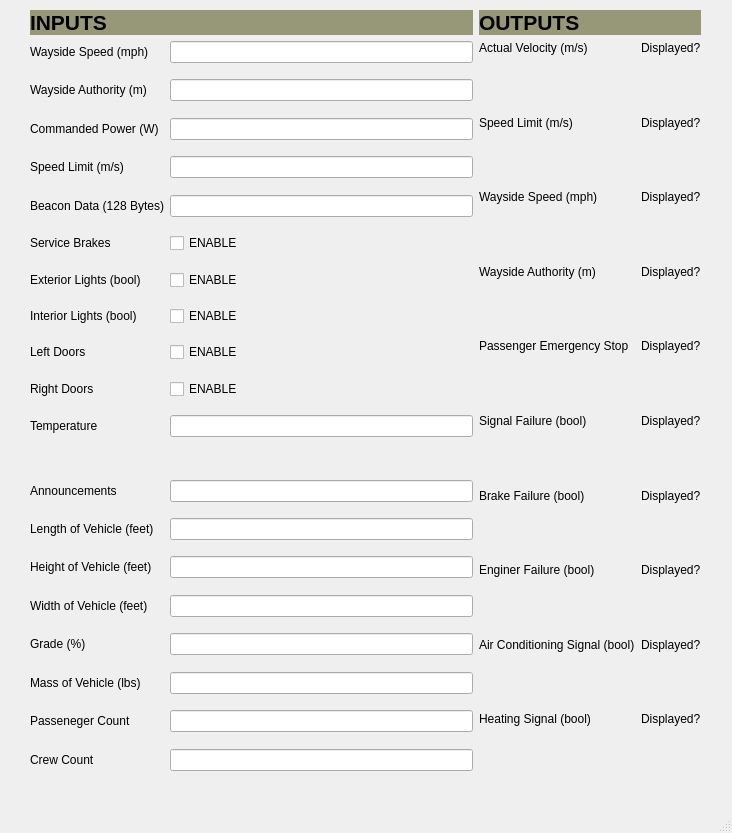
<?xml version="1.0" encoding="UTF-8"?>
<ui version="4.0">
 <class>MainWindow</class>
 <widget class="QMainWindow" name="MainWindow">
  <property name="geometry">
   <rect>
    <x>0</x>
    <y>0</y>
    <width>732</width>
    <height>833</height>
   </rect>
  </property>
  <property name="windowTitle">
   <string>MainWindow</string>
  </property>
  <widget class="QWidget" name="centralwidget">
   <widget class="QWidget" name="gridLayoutWidget">
    <property name="geometry">
     <rect>
      <x>30</x>
      <y>10</y>
      <width>671</width>
      <height>771</height>
     </rect>
    </property>
    <layout class="QGridLayout" name="gridLayout">
     <item row="1" column="1">
      <layout class="QFormLayout" name="Outputs">
       <item row="0" column="0">
        <widget class="QLabel" name="ActualVelocityLabel">
         <property name="text">
          <string>Actual Velocity (m/s)</string>
         </property>
        </widget>
       </item>
       <item row="1" column="0">
        <spacer name="verticalSpacer_13">
         <property name="orientation">
          <enum>Qt::Vertical</enum>
         </property>
         <property name="sizeHint" stdset="0">
          <size>
           <width>20</width>
           <height>40</height>
          </size>
         </property>
        </spacer>
       </item>
       <item row="2" column="0">
        <widget class="QLabel" name="SpeedLimitLabel_2">
         <property name="text">
          <string>Speed Limit (m/s)</string>
         </property>
        </widget>
       </item>
       <item row="3" column="0">
        <spacer name="verticalSpacer_14">
         <property name="orientation">
          <enum>Qt::Vertical</enum>
         </property>
         <property name="sizeHint" stdset="0">
          <size>
           <width>20</width>
           <height>40</height>
          </size>
         </property>
        </spacer>
       </item>
       <item row="4" column="0">
        <widget class="QLabel" name="WaysideSpeedLabel_2">
         <property name="text">
          <string>Wayside Speed (mph)</string>
         </property>
        </widget>
       </item>
       <item row="5" column="0">
        <spacer name="verticalSpacer_15">
         <property name="orientation">
          <enum>Qt::Vertical</enum>
         </property>
         <property name="sizeHint" stdset="0">
          <size>
           <width>20</width>
           <height>40</height>
          </size>
         </property>
        </spacer>
       </item>
       <item row="6" column="0">
        <widget class="QLabel" name="WaysideAuthorityLabel_2">
         <property name="text">
          <string>Wayside Authority (m)</string>
         </property>
        </widget>
       </item>
       <item row="7" column="0">
        <spacer name="verticalSpacer_16">
         <property name="orientation">
          <enum>Qt::Vertical</enum>
         </property>
         <property name="sizeHint" stdset="0">
          <size>
           <width>20</width>
           <height>40</height>
          </size>
         </property>
        </spacer>
       </item>
       <item row="8" column="0">
        <widget class="QLabel" name="PEmergencyStopLabel">
         <property name="text">
          <string>Passenger Emergency Stop</string>
         </property>
        </widget>
       </item>
       <item row="9" column="0">
        <spacer name="verticalSpacer_17">
         <property name="orientation">
          <enum>Qt::Vertical</enum>
         </property>
         <property name="sizeHint" stdset="0">
          <size>
           <width>20</width>
           <height>40</height>
          </size>
         </property>
        </spacer>
       </item>
       <item row="10" column="0">
        <widget class="QLabel" name="SignalFailureLabel">
         <property name="text">
          <string>Signal Failure (bool)</string>
         </property>
        </widget>
       </item>
       <item row="11" column="0">
        <spacer name="verticalSpacer_18">
         <property name="orientation">
          <enum>Qt::Vertical</enum>
         </property>
         <property name="sizeHint" stdset="0">
          <size>
           <width>20</width>
           <height>40</height>
          </size>
         </property>
        </spacer>
       </item>
       <item row="12" column="0">
        <widget class="QLabel" name="BrakeFailureLabel">
         <property name="text">
          <string>Brake Failure (bool)</string>
         </property>
        </widget>
       </item>
       <item row="13" column="0">
        <spacer name="verticalSpacer_19">
         <property name="orientation">
          <enum>Qt::Vertical</enum>
         </property>
         <property name="sizeHint" stdset="0">
          <size>
           <width>20</width>
           <height>40</height>
          </size>
         </property>
        </spacer>
       </item>
       <item row="14" column="0">
        <widget class="QLabel" name="EngineFailureLabel">
         <property name="text">
          <string>Enginer Failure (bool)</string>
         </property>
        </widget>
       </item>
       <item row="15" column="0">
        <spacer name="verticalSpacer_20">
         <property name="orientation">
          <enum>Qt::Vertical</enum>
         </property>
         <property name="sizeHint" stdset="0">
          <size>
           <width>20</width>
           <height>40</height>
          </size>
         </property>
        </spacer>
       </item>
       <item row="16" column="0">
        <widget class="QLabel" name="ACSignalLabel">
         <property name="text">
          <string>Air Conditioning Signal (bool)</string>
         </property>
        </widget>
       </item>
       <item row="17" column="0">
        <spacer name="verticalSpacer_21">
         <property name="orientation">
          <enum>Qt::Vertical</enum>
         </property>
         <property name="sizeHint" stdset="0">
          <size>
           <width>20</width>
           <height>40</height>
          </size>
         </property>
        </spacer>
       </item>
       <item row="18" column="0">
        <widget class="QLabel" name="HeatingSignalLabel">
         <property name="text">
          <string>Heating Signal (bool)</string>
         </property>
        </widget>
       </item>
       <item row="19" column="0">
        <spacer name="verticalSpacer_22">
         <property name="orientation">
          <enum>Qt::Vertical</enum>
         </property>
         <property name="sizeHint" stdset="0">
          <size>
           <width>20</width>
           <height>40</height>
          </size>
         </property>
        </spacer>
       </item>
       <item row="0" column="1">
        <widget class="QLabel" name="ActualVelocity">
         <property name="text">
          <string>Displayed?</string>
         </property>
        </widget>
       </item>
       <item row="2" column="1">
        <widget class="QLabel" name="SpeedLimit_2">
         <property name="text">
          <string>Displayed?</string>
         </property>
        </widget>
       </item>
       <item row="4" column="1">
        <widget class="QLabel" name="WaysideSpeed_2">
         <property name="text">
          <string>Displayed?</string>
         </property>
        </widget>
       </item>
       <item row="6" column="1">
        <widget class="QLabel" name="WaysideAuthority_2">
         <property name="text">
          <string>Displayed?</string>
         </property>
        </widget>
       </item>
       <item row="8" column="1">
        <widget class="QLabel" name="PEmergencyStop">
         <property name="text">
          <string>Displayed?</string>
         </property>
        </widget>
       </item>
       <item row="10" column="1">
        <widget class="QLabel" name="SignalFailure">
         <property name="text">
          <string>Displayed?</string>
         </property>
        </widget>
       </item>
       <item row="12" column="1">
        <widget class="QLabel" name="BrakeFailure">
         <property name="text">
          <string>Displayed?</string>
         </property>
        </widget>
       </item>
       <item row="14" column="1">
        <widget class="QLabel" name="EngineFailure">
         <property name="text">
          <string>Displayed?</string>
         </property>
        </widget>
       </item>
       <item row="16" column="1">
        <widget class="QLabel" name="ACSignal">
         <property name="text">
          <string>Displayed?</string>
         </property>
        </widget>
       </item>
       <item row="18" column="1">
        <widget class="QLabel" name="HeatingSignal">
         <property name="text">
          <string>Displayed?</string>
         </property>
        </widget>
       </item>
      </layout>
     </item>
     <item row="0" column="1">
      <widget class="QLabel" name="OUTPUTS">
       <property name="font">
        <font>
         <pointsize>16</pointsize>
         <weight>75</weight>
         <bold>true</bold>
        </font>
       </property>
       <property name="styleSheet">
        <string notr="true">background-color: rgb(151, 152, 119);</string>
       </property>
       <property name="text">
        <string>OUTPUTS</string>
       </property>
      </widget>
     </item>
     <item row="1" column="0">
      <layout class="QFormLayout" name="Inputs">
       <item row="0" column="0">
        <widget class="QLabel" name="WaysideSpeedLabel">
         <property name="text">
          <string>Wayside Speed (mph)</string>
         </property>
        </widget>
       </item>
       <item row="0" column="1">
        <widget class="QLineEdit" name="WaysideSpeed"/>
       </item>
       <item row="1" column="0">
        <spacer name="verticalSpacer">
         <property name="orientation">
          <enum>Qt::Vertical</enum>
         </property>
         <property name="sizeHint" stdset="0">
          <size>
           <width>20</width>
           <height>40</height>
          </size>
         </property>
        </spacer>
       </item>
       <item row="2" column="0">
        <widget class="QLabel" name="WaysideAuthorityLabel">
         <property name="text">
          <string>Wayside Authority (m)</string>
         </property>
        </widget>
       </item>
       <item row="2" column="1">
        <widget class="QLineEdit" name="WaysideAuthority"/>
       </item>
       <item row="3" column="0">
        <spacer name="verticalSpacer_2">
         <property name="orientation">
          <enum>Qt::Vertical</enum>
         </property>
         <property name="sizeHint" stdset="0">
          <size>
           <width>20</width>
           <height>40</height>
          </size>
         </property>
        </spacer>
       </item>
       <item row="4" column="0">
        <widget class="QLabel" name="CommandedPowerLabel">
         <property name="text">
          <string>Commanded Power (W)</string>
         </property>
        </widget>
       </item>
       <item row="4" column="1">
        <widget class="QLineEdit" name="CommandedPower"/>
       </item>
       <item row="5" column="0">
        <spacer name="verticalSpacer_5">
         <property name="orientation">
          <enum>Qt::Vertical</enum>
         </property>
         <property name="sizeHint" stdset="0">
          <size>
           <width>20</width>
           <height>40</height>
          </size>
         </property>
        </spacer>
       </item>
       <item row="6" column="0">
        <widget class="QLabel" name="SpeedLimitLabel">
         <property name="text">
          <string>Speed Limit (m/s)</string>
         </property>
        </widget>
       </item>
       <item row="6" column="1">
        <widget class="QLineEdit" name="SpeedLimit"/>
       </item>
       <item row="7" column="0">
        <spacer name="verticalSpacer_8">
         <property name="orientation">
          <enum>Qt::Vertical</enum>
         </property>
         <property name="sizeHint" stdset="0">
          <size>
           <width>20</width>
           <height>40</height>
          </size>
         </property>
        </spacer>
       </item>
       <item row="8" column="1">
        <widget class="QLineEdit" name="BeaconData"/>
       </item>
       <item row="9" column="0">
        <spacer name="verticalSpacer_7">
         <property name="orientation">
          <enum>Qt::Vertical</enum>
         </property>
         <property name="sizeHint" stdset="0">
          <size>
           <width>20</width>
           <height>40</height>
          </size>
         </property>
        </spacer>
       </item>
       <item row="12" column="0">
        <widget class="QLabel" name="ExtLightsLabel">
         <property name="text">
          <string>Exterior Lights (bool)</string>
         </property>
        </widget>
       </item>
       <item row="12" column="1">
        <widget class="QCheckBox" name="ExtLights">
         <property name="text">
          <string>ENABLE</string>
         </property>
        </widget>
       </item>
       <item row="13" column="0">
        <spacer name="verticalSpacer_6">
         <property name="orientation">
          <enum>Qt::Vertical</enum>
         </property>
         <property name="sizeHint" stdset="0">
          <size>
           <width>20</width>
           <height>40</height>
          </size>
         </property>
        </spacer>
       </item>
       <item row="14" column="0">
        <widget class="QLabel" name="IntLightsLabel">
         <property name="text">
          <string>Interior Lights (bool)</string>
         </property>
        </widget>
       </item>
       <item row="14" column="1">
        <widget class="QCheckBox" name="IntLights">
         <property name="text">
          <string>ENABLE</string>
         </property>
        </widget>
       </item>
       <item row="15" column="0">
        <spacer name="verticalSpacer_9">
         <property name="orientation">
          <enum>Qt::Vertical</enum>
         </property>
         <property name="sizeHint" stdset="0">
          <size>
           <width>20</width>
           <height>40</height>
          </size>
         </property>
        </spacer>
       </item>
       <item row="16" column="0">
        <widget class="QLabel" name="LeftDoorsLabel">
         <property name="text">
          <string>Left Doors</string>
         </property>
        </widget>
       </item>
       <item row="17" column="0">
        <spacer name="verticalSpacer_10">
         <property name="orientation">
          <enum>Qt::Vertical</enum>
         </property>
         <property name="sizeHint" stdset="0">
          <size>
           <width>20</width>
           <height>40</height>
          </size>
         </property>
        </spacer>
       </item>
       <item row="18" column="0">
        <widget class="QLabel" name="RightDoorsLabel">
         <property name="text">
          <string>Right Doors</string>
         </property>
        </widget>
       </item>
       <item row="19" column="0">
        <spacer name="verticalSpacer_11">
         <property name="orientation">
          <enum>Qt::Vertical</enum>
         </property>
         <property name="sizeHint" stdset="0">
          <size>
           <width>20</width>
           <height>40</height>
          </size>
         </property>
        </spacer>
       </item>
       <item row="22" column="0" colspan="2">
        <spacer name="horizontalSpacer">
         <property name="orientation">
          <enum>Qt::Horizontal</enum>
         </property>
         <property name="sizeHint" stdset="0">
          <size>
           <width>40</width>
           <height>20</height>
          </size>
         </property>
        </spacer>
       </item>
       <item row="23" column="0">
        <widget class="QLabel" name="AnnounementsLabel">
         <property name="text">
          <string>Announcements</string>
         </property>
        </widget>
       </item>
       <item row="23" column="1">
        <widget class="QLineEdit" name="Announcements"/>
       </item>
       <item row="24" column="0">
        <spacer name="verticalSpacer_29">
         <property name="orientation">
          <enum>Qt::Vertical</enum>
         </property>
         <property name="sizeHint" stdset="0">
          <size>
           <width>20</width>
           <height>40</height>
          </size>
         </property>
        </spacer>
       </item>
       <item row="25" column="0">
        <widget class="QLabel" name="LengthVehicleLabel">
         <property name="text">
          <string>Length of Vehicle (feet)</string>
         </property>
        </widget>
       </item>
       <item row="25" column="1">
        <widget class="QLineEdit" name="LengthVehicle"/>
       </item>
       <item row="26" column="0">
        <spacer name="verticalSpacer_12">
         <property name="orientation">
          <enum>Qt::Vertical</enum>
         </property>
         <property name="sizeHint" stdset="0">
          <size>
           <width>20</width>
           <height>40</height>
          </size>
         </property>
        </spacer>
       </item>
       <item row="27" column="0">
        <widget class="QLabel" name="HeightVehicleLabel">
         <property name="text">
          <string>Height of Vehicle (feet)</string>
         </property>
        </widget>
       </item>
       <item row="27" column="1">
        <widget class="QLineEdit" name="HeightVehicle"/>
       </item>
       <item row="28" column="0">
        <spacer name="verticalSpacer_23">
         <property name="orientation">
          <enum>Qt::Vertical</enum>
         </property>
         <property name="sizeHint" stdset="0">
          <size>
           <width>20</width>
           <height>40</height>
          </size>
         </property>
        </spacer>
       </item>
       <item row="29" column="0">
        <widget class="QLabel" name="WidthVehicleLabel">
         <property name="text">
          <string>Width of Vehicle (feet)</string>
         </property>
        </widget>
       </item>
       <item row="29" column="1">
        <widget class="QLineEdit" name="WidthVehicle"/>
       </item>
       <item row="30" column="0">
        <spacer name="verticalSpacer_24">
         <property name="orientation">
          <enum>Qt::Vertical</enum>
         </property>
         <property name="sizeHint" stdset="0">
          <size>
           <width>20</width>
           <height>40</height>
          </size>
         </property>
        </spacer>
       </item>
       <item row="31" column="0">
        <widget class="QLabel" name="GradePercentLabel">
         <property name="text">
          <string>Grade (%)</string>
         </property>
        </widget>
       </item>
       <item row="31" column="1">
        <widget class="QLineEdit" name="GradePercent"/>
       </item>
       <item row="32" column="0">
        <spacer name="verticalSpacer_25">
         <property name="orientation">
          <enum>Qt::Vertical</enum>
         </property>
         <property name="sizeHint" stdset="0">
          <size>
           <width>20</width>
           <height>40</height>
          </size>
         </property>
        </spacer>
       </item>
       <item row="33" column="0">
        <widget class="QLabel" name="MassVehicleLabel">
         <property name="text">
          <string>Mass of Vehicle (lbs)</string>
         </property>
        </widget>
       </item>
       <item row="33" column="1">
        <widget class="QLineEdit" name="MassVehicle"/>
       </item>
       <item row="34" column="0">
        <spacer name="verticalSpacer_26">
         <property name="orientation">
          <enum>Qt::Vertical</enum>
         </property>
         <property name="sizeHint" stdset="0">
          <size>
           <width>20</width>
           <height>40</height>
          </size>
         </property>
        </spacer>
       </item>
       <item row="35" column="0">
        <widget class="QLabel" name="PassengerCountLabel">
         <property name="text">
          <string>Passeneger Count</string>
         </property>
        </widget>
       </item>
       <item row="35" column="1">
        <widget class="QLineEdit" name="PassengerCount"/>
       </item>
       <item row="36" column="0">
        <spacer name="verticalSpacer_27">
         <property name="orientation">
          <enum>Qt::Vertical</enum>
         </property>
         <property name="sizeHint" stdset="0">
          <size>
           <width>20</width>
           <height>40</height>
          </size>
         </property>
        </spacer>
       </item>
       <item row="37" column="0">
        <widget class="QLabel" name="CrewCountLabel">
         <property name="text">
          <string>Crew Count</string>
         </property>
        </widget>
       </item>
       <item row="37" column="1">
        <widget class="QLineEdit" name="CrewCount"/>
       </item>
       <item row="38" column="0">
        <spacer name="verticalSpacer_28">
         <property name="orientation">
          <enum>Qt::Vertical</enum>
         </property>
         <property name="sizeHint" stdset="0">
          <size>
           <width>20</width>
           <height>40</height>
          </size>
         </property>
        </spacer>
       </item>
       <item row="8" column="0">
        <widget class="QLabel" name="BeaconDataLabel">
         <property name="text">
          <string>Beacon Data (128 Bytes)</string>
         </property>
        </widget>
       </item>
       <item row="16" column="1">
        <widget class="QCheckBox" name="LeftDoors">
         <property name="text">
          <string>ENABLE</string>
         </property>
        </widget>
       </item>
       <item row="18" column="1">
        <widget class="QCheckBox" name="RightDoors">
         <property name="text">
          <string>ENABLE</string>
         </property>
        </widget>
       </item>
       <item row="10" column="0">
        <widget class="QLabel" name="ServiceBrakesLabel">
         <property name="text">
          <string>Service Brakes</string>
         </property>
        </widget>
       </item>
       <item row="10" column="1">
        <widget class="QCheckBox" name="ServiceBrakes">
         <property name="text">
          <string>ENABLE</string>
         </property>
        </widget>
       </item>
       <item row="11" column="0">
        <spacer name="verticalSpacer_30">
         <property name="orientation">
          <enum>Qt::Vertical</enum>
         </property>
         <property name="sizeHint" stdset="0">
          <size>
           <width>20</width>
           <height>40</height>
          </size>
         </property>
        </spacer>
       </item>
       <item row="20" column="0">
        <widget class="QLabel" name="TemperatureLabel">
         <property name="text">
          <string>Temperature</string>
         </property>
        </widget>
       </item>
       <item row="20" column="1">
        <widget class="QLineEdit" name="Temperature"/>
       </item>
       <item row="21" column="0">
        <spacer name="verticalSpacer_31">
         <property name="orientation">
          <enum>Qt::Vertical</enum>
         </property>
         <property name="sizeHint" stdset="0">
          <size>
           <width>20</width>
           <height>40</height>
          </size>
         </property>
        </spacer>
       </item>
      </layout>
     </item>
     <item row="0" column="0">
      <widget class="QLabel" name="INPUTS">
       <property name="font">
        <font>
         <pointsize>16</pointsize>
         <weight>75</weight>
         <bold>true</bold>
        </font>
       </property>
       <property name="styleSheet">
        <string notr="true">background-color: rgb(151, 152, 119);</string>
       </property>
       <property name="frameShape">
        <enum>QFrame::NoFrame</enum>
       </property>
       <property name="text">
        <string>INPUTS</string>
       </property>
      </widget>
     </item>
    </layout>
   </widget>
  </widget>
  <widget class="QMenuBar" name="menubar">
   <property name="geometry">
    <rect>
     <x>0</x>
     <y>0</y>
     <width>732</width>
     <height>22</height>
    </rect>
   </property>
  </widget>
  <widget class="QStatusBar" name="statusbar"/>
 </widget>
 <resources/>
 <connections/>
</ui>
